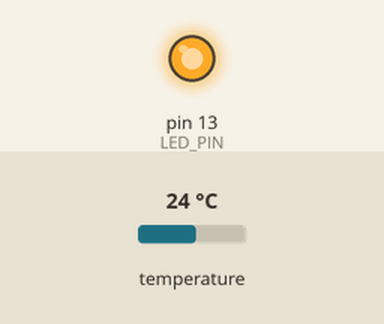
This sketch was run on a simulated Arduino Uno, built with avr-gcc and run on an emulated ATmega328P. Parts: output pins drawn as LEDs (lit = HIGH). Inputs (shaded band) come from the test bench; at power-on: temperature 24 °C. The audio player accepts every command and is not drawn; what the sketch prints to the serial monitor is not drawn.

Above: at 1.8 s.
At 53.6 s:
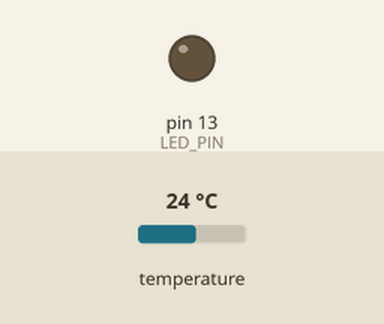
Timing chart, 0 to 130.0 s (numbered marks = the images above):
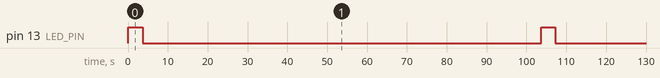

The sketch:

dallas_talkie.ino
```cpp
// Talkie and dallas one wire temperature sketch
// Puts board in sleep mode in specified period in order to save power

/* Connections:

 #### Dallas One Wire Temp sensor #####
 Don't pay attention on the wires :), the colors are specified just for my
 project

 Dallas 1-st pin - Power ground       // dark blue
 Dallas 2-nd pin - Digital pin 2      // green
 Dallas 3-rd pin - Power 5V           // red

 #### Speaker pins #####

 Speaker 1-st pin - Digital ground    // yellow
 Speaker 2-nd pin - Digital pin 3     // blue

 */

#include <OneWire.h>

#include <DallasTemperature.h>

#include <talkie.h>

#include <Sleep_n0m1.h>

// blink led when measuring temperature
#define LED_PIN (13)

// Data wire is plugged into pin 2 on the Arduino
#define ONE_WIRE_BUS (2)

 //how long you want the arduino to sleep
#define SLEEP_MSECS (100000L)

// Setup a oneWire instance to communicate with any OneWire devices (not just
// Maxim/Dallas temperature ICs)
OneWire oneWire(ONE_WIRE_BUS);

// Pass our oneWire reference to Dallas Temperature.
DallasTemperature sensors(&oneWire);

// create talkie
Talkie voice;

// Sleep and wake up
Sleep sleep;

uint8_t const spZERO[]     PROGMEM = {
  0x69, 0xFB, 0x59, 0xDD, 0x51, 0xD5, 0xD7, 0xB5, 0x6F, 0x0A, 0x78, 0xC0, 0x52, 0x01, 0x0F, 0x50, 0xAC, 0xF6, 0xA8, 0x16, 0x15, 0xF2, 0x7B, 0xEA, 0x19, 0x47, 0xD0, 0x64, 0xEB, 0xAD, 0x76, 0xB5, 0xEB, 0xD1, 0x96, 0x24, 0x6E, 0x62, 0x6D, 0x5B, 0x1F, 0x0A, 0xA7, 0xB9, 0xC5, 0xAB, 0xFD, 0x1A, 0x62, 0xF0, 0xF0, 0xE2, 0x6C, 0x73, 0x1C, 0x73, 0x52, 0x1D, 0x19, 0x94, 0x6F, 0xCE, 0x7D, 0xED, 0x6B, 0xD9, 0x82, 0xDC, 0x48, 0xC7, 0x2E, 0x71, 0x8B, 0xBB, 0xDF, 0xFF, 0x1F};
uint8_t const spONE[]      PROGMEM = {
  0x66, 0x4E, 0xA8, 0x7A, 0x8D, 0xED, 0xC4, 0xB5, 0xCD, 0x89, 0xD4, 0xBC, 0xA2, 0xDB, 0xD1, 0x27, 0xBE, 0x33, 0x4C, 0xD9, 0x4F, 0x9B, 0x4D, 0x57, 0x8A, 0x76, 0xBE, 0xF5, 0xA9, 0xAA, 0x2E, 0x4F, 0xD5, 0xCD, 0xB7, 0xD9, 0x43, 0x5B, 0x87, 0x13, 0x4C, 0x0D, 0xA7, 0x75, 0xAB, 0x7B, 0x3E, 0xE3, 0x19, 0x6F, 0x7F, 0xA7, 0xA7, 0xF9, 0xD0, 0x30, 0x5B, 0x1D, 0x9E, 0x9A, 0x34, 0x44, 0xBC, 0xB6, 0x7D, 0xFE, 0x1F};
uint8_t const spTWO[]      PROGMEM = {
  0x06, 0xB8, 0x59, 0x34, 0x00, 0x27, 0xD6, 0x38, 0x60, 0x58, 0xD3, 0x91, 0x55, 0x2D, 0xAA, 0x65, 0x9D, 0x4F, 0xD1, 0xB8, 0x39, 0x17, 0x67, 0xBF, 0xC5, 0xAE, 0x5A, 0x1D, 0xB5, 0x7A, 0x06, 0xF6, 0xA9, 0x7D, 0x9D, 0xD2, 0x6C, 0x55, 0xA5, 0x26, 0x75, 0xC9, 0x9B, 0xDF, 0xFC, 0x6E, 0x0E, 0x63, 0x3A, 0x34, 0x70, 0xAF, 0x3E, 0xFF, 0x1F};
uint8_t const spTHREE[]    PROGMEM = {
  0x0C, 0xE8, 0x2E, 0x94, 0x01, 0x4D, 0xBA, 0x4A, 0x40, 0x03, 0x16, 0x68, 0x69, 0x36, 0x1C, 0xE9, 0xBA, 0xB8, 0xE5, 0x39, 0x70, 0x72, 0x84, 0xDB, 0x51, 0xA4, 0xA8, 0x4E, 0xA3, 0xC9, 0x77, 0xB1, 0xCA, 0xD6, 0x52, 0xA8, 0x71, 0xED, 0x2A, 0x7B, 0x4B, 0xA6, 0xE0, 0x37, 0xB7, 0x5A, 0xDD, 0x48, 0x8E, 0x94, 0xF1, 0x64, 0xCE, 0x6D, 0x19, 0x55, 0x91, 0xBC, 0x6E, 0xD7, 0xAD, 0x1E, 0xF5, 0xAA, 0x77, 0x7A, 0xC6, 0x70, 0x22, 0xCD, 0xC7, 0xF9, 0x89, 0xCF, 0xFF, 0x03};
uint8_t const spFOUR[]     PROGMEM = {
  0x08, 0x68, 0x21, 0x0D, 0x03, 0x04, 0x28, 0xCE, 0x92, 0x03, 0x23, 0x4A, 0xCA, 0xA6, 0x1C, 0xDA, 0xAD, 0xB4, 0x70, 0xED, 0x19, 0x64, 0xB7, 0xD3, 0x91, 0x45, 0x51, 0x35, 0x89, 0xEA, 0x66, 0xDE, 0xEA, 0xE0, 0xAB, 0xD3, 0x29, 0x4F, 0x1F, 0xFA, 0x52, 0xF6, 0x90, 0x52, 0x3B, 0x25, 0x7F, 0xDD, 0xCB, 0x9D, 0x72, 0x72, 0x8C, 0x79, 0xCB, 0x6F, 0xFA, 0xD2, 0x10, 0x9E, 0xB4, 0x2C, 0xE1, 0x4F, 0x25, 0x70, 0x3A, 0xDC, 0xBA, 0x2F, 0x6F, 0xC1, 0x75, 0xCB, 0xF2, 0xFF};
uint8_t const spFIVE[]     PROGMEM = {
  0x08, 0x68, 0x4E, 0x9D, 0x02, 0x1C, 0x60, 0xC0, 0x8C, 0x69, 0x12, 0xB0, 0xC0, 0x28, 0xAB, 0x8C, 0x9C, 0xC0, 0x2D, 0xBB, 0x38, 0x79, 0x31, 0x15, 0xA3, 0xB6, 0xE4, 0x16, 0xB7, 0xDC, 0xF5, 0x6E, 0x57, 0xDF, 0x54, 0x5B, 0x85, 0xBE, 0xD9, 0xE3, 0x5C, 0xC6, 0xD6, 0x6D, 0xB1, 0xA5, 0xBF, 0x99, 0x5B, 0x3B, 0x5A, 0x30, 0x09, 0xAF, 0x2F, 0xED, 0xEC, 0x31, 0xC4, 0x5C, 0xBE, 0xD6, 0x33, 0xDD, 0xAD, 0x88, 0x87, 0xE2, 0xD2, 0xF2, 0xF4, 0xE0, 0x16, 0x2A, 0xB2, 0xE3, 0x63, 0x1F, 0xF9, 0xF0, 0xE7, 0xFF, 0x01};
uint8_t const spSIX[]      PROGMEM = {
  0x04, 0xF8, 0xAD, 0x4C, 0x02, 0x16, 0xB0, 0x80, 0x06, 0x56, 0x35, 0x5D, 0xA8, 0x2A, 0x6D, 0xB9, 0xCD, 0x69, 0xBB, 0x2B, 0x55, 0xB5, 0x2D, 0xB7, 0xDB, 0xFD, 0x9C, 0x0D, 0xD8, 0x32, 0x8A, 0x7B, 0xBC, 0x02, 0x00, 0x03, 0x0C, 0xB1, 0x2E, 0x80, 0xDF, 0xD2, 0x35, 0x20, 0x01, 0x0E, 0x60, 0xE0, 0xFF, 0x01};
uint8_t const spSEVEN[]    PROGMEM = {
  0x0C, 0xF8, 0x5E, 0x4C, 0x01, 0xBF, 0x95, 0x7B, 0xC0, 0x02, 0x16, 0xB0, 0xC0, 0xC8, 0xBA, 0x36, 0x4D, 0xB7, 0x27, 0x37, 0xBB, 0xC5, 0x29, 0xBA, 0x71, 0x6D, 0xB7, 0xB5, 0xAB, 0xA8, 0xCE, 0xBD, 0xD4, 0xDE, 0xA6, 0xB2, 0x5A, 0xB1, 0x34, 0x6A, 0x1D, 0xA7, 0x35, 0x37, 0xE5, 0x5A, 0xAE, 0x6B, 0xEE, 0xD2, 0xB6, 0x26, 0x4C, 0x37, 0xF5, 0x4D, 0xB9, 0x9A, 0x34, 0x39, 0xB7, 0xC6, 0xE1, 0x1E, 0x81, 0xD8, 0xA2, 0xEC, 0xE6, 0xC7, 0x7F, 0xFE, 0xFB, 0x7F};
uint8_t const spEIGHT[]    PROGMEM = {
  0x65, 0x69, 0x89, 0xC5, 0x73, 0x66, 0xDF, 0xE9, 0x8C, 0x33, 0x0E, 0x41, 0xC6, 0xEA, 0x5B, 0xEF, 0x7A, 0xF5, 0x33, 0x25, 0x50, 0xE5, 0xEA, 0x39, 0xD7, 0xC5, 0x6E, 0x08, 0x14, 0xC1, 0xDD, 0x45, 0x64, 0x03, 0x00, 0x80, 0x00, 0xAE, 0x70, 0x33, 0xC0, 0x73, 0x33, 0x1A, 0x10, 0x40, 0x8F, 0x2B, 0x14, 0xF8, 0x7F};
uint8_t const spNINE[]     PROGMEM = {
  0xE6, 0xA8, 0x1A, 0x35, 0x5D, 0xD6, 0x9A, 0x35, 0x4B, 0x8C, 0x4E, 0x6B, 0x1A, 0xD6, 0xA6, 0x51, 0xB2, 0xB5, 0xEE, 0x58, 0x9A, 0x13, 0x4F, 0xB5, 0x35, 0x67, 0x68, 0x26, 0x3D, 0x4D, 0x97, 0x9C, 0xBE, 0xC9, 0x75, 0x2F, 0x6D, 0x7B, 0xBB, 0x5B, 0xDF, 0xFA, 0x36, 0xA7, 0xEF, 0xBA, 0x25, 0xDA, 0x16, 0xDF, 0x69, 0xAC, 0x23, 0x05, 0x45, 0xF9, 0xAC, 0xB9, 0x8F, 0xA3, 0x97, 0x20, 0x73, 0x9F, 0x54, 0xCE, 0x1E, 0x45, 0xC2, 0xA2, 0x4E, 0x3E, 0xD3, 0xD5, 0x3D, 0xB1, 0x79, 0x24, 0x0D, 0xD7, 0x48, 0x4C, 0x6E, 0xE1, 0x2C, 0xDE, 0xFF, 0x0F};
uint8_t const spTEN[]      PROGMEM = {
  0x0E, 0x38, 0x3C, 0x2D, 0x00, 0x5F, 0xB6, 0x19, 0x60, 0xA8, 0x90, 0x93, 0x36, 0x2B, 0xE2, 0x99, 0xB3, 0x4E, 0xD9, 0x7D, 0x89, 0x85, 0x2F, 0xBE, 0xD5, 0xAD, 0x4F, 0x3F, 0x64, 0xAB, 0xA4, 0x3E, 0xBA, 0xD3, 0x59, 0x9A, 0x2E, 0x75, 0xD5, 0x39, 0x6D, 0x6B, 0x0A, 0x2D, 0x3C, 0xEC, 0xE5, 0xDD, 0x1F, 0xFE, 0xB0, 0xE7, 0xFF, 0x03};
uint8_t const spELEVEN[]   PROGMEM = {
  0xA5, 0xEF, 0xD6, 0x50, 0x3B, 0x67, 0x8F, 0xB9, 0x3B, 0x23, 0x49, 0x7F, 0x33, 0x87, 0x31, 0x0C, 0xE9, 0x22, 0x49, 0x7D, 0x56, 0xDF, 0x69, 0xAA, 0x39, 0x6D, 0x59, 0xDD, 0x82, 0x56, 0x92, 0xDA, 0xE5, 0x74, 0x9D, 0xA7, 0xA6, 0xD3, 0x9A, 0x53, 0x37, 0x99, 0x56, 0xA6, 0x6F, 0x4F, 0x59, 0x9D, 0x7B, 0x89, 0x2F, 0xDD, 0xC5, 0x28, 0xAA, 0x15, 0x4B, 0xA3, 0xD6, 0xAE, 0x8C, 0x8A, 0xAD, 0x54, 0x3B, 0xA7, 0xA9, 0x3B, 0xB3, 0x54, 0x5D, 0x33, 0xE6, 0xA6, 0x5C, 0xCB, 0x75, 0xCD, 0x5E, 0xC6, 0xDA, 0xA4, 0xCA, 0xB9, 0x35, 0xAE, 0x67, 0xB8, 0x46, 0x40, 0xB6, 0x28, 0xBB, 0xF1, 0xF6, 0xB7, 0xB9, 0x47, 0x20, 0xB6, 0x28, 0xBB, 0xFF, 0x0F};
uint8_t const spTWELVE[]   PROGMEM = {
  0x09, 0x98, 0xDA, 0x22, 0x01, 0x37, 0x78, 0x1A, 0x20, 0x85, 0xD1, 0x50, 0x3A, 0x33, 0x11, 0x81, 0x5D, 0x5B, 0x95, 0xD4, 0x44, 0x04, 0x76, 0x9D, 0xD5, 0xA9, 0x3A, 0xAB, 0xF0, 0xA1, 0x3E, 0xB7, 0xBA, 0xD5, 0xA9, 0x2B, 0xEB, 0xCC, 0xA0, 0x3E, 0xB7, 0xBD, 0xC3, 0x5A, 0x3B, 0xC8, 0x69, 0x67, 0xBD, 0xFB, 0xE8, 0x67, 0xBF, 0xCA, 0x9D, 0xE9, 0x74, 0x08, 0xE7, 0xCE, 0x77, 0x78, 0x06, 0x89, 0x32, 0x57, 0xD6, 0xF1, 0xF1, 0x8F, 0x7D, 0xFE, 0x1F};
uint8_t const spTHIR_[]    PROGMEM = {
  0x04, 0xA8, 0xBE, 0x5C, 0x00, 0xDD, 0xA5, 0x11, 0xA0, 0xFA, 0x72, 0x02, 0x74, 0x97, 0xC6, 0x01, 0x09, 0x9C, 0xA6, 0xAB, 0x30, 0x0D, 0xCE, 0x7A, 0xEA, 0x6A, 0x4A, 0x39, 0x35, 0xFB, 0xAA, 0x8B, 0x1B, 0xC6, 0x76, 0xF7, 0xAB, 0x2E, 0x79, 0x19, 0xCA, 0xD5, 0xEF, 0xCA, 0x57, 0x08, 0x14, 0xA1, 0xDC, 0x45, 0x64, 0x03, 0x00, 0xC0, 0xFF, 0x03};
uint8_t const spFIF_[]     PROGMEM = {
  0x08, 0x98, 0x31, 0x93, 0x02, 0x1C, 0xE0, 0x80, 0x07, 0x5A, 0xD6, 0x1C, 0x6B, 0x78, 0x2E, 0xBD, 0xE5, 0x2D, 0x4F, 0xDD, 0xAD, 0xAB, 0xAA, 0x6D, 0xC9, 0x23, 0x02, 0x56, 0x4C, 0x93, 0x00, 0x05, 0x10, 0x90, 0x89, 0x31, 0xFC, 0x3F};
uint8_t const sp_TEEN[]    PROGMEM = {
  0x09, 0x58, 0x2A, 0x25, 0x00, 0xCB, 0x9F, 0x95, 0x6C, 0x14, 0x21, 0x89, 0xA9, 0x78, 0xB3, 0x5B, 0xEC, 0xBA, 0xB5, 0x23, 0x13, 0x46, 0x97, 0x99, 0x3E, 0xD6, 0xB9, 0x2E, 0x79, 0xC9, 0x5B, 0xD8, 0x47, 0x41, 0x53, 0x1F, 0xC7, 0xE1, 0x9C, 0x85, 0x54, 0x22, 0xEC, 0xFA, 0xDB, 0xDD, 0x23, 0x93, 0x49, 0xB8, 0xE6, 0x78, 0xFF, 0x3F};
uint8_t const spTWENTY[]   PROGMEM = {
  0x0A, 0xE8, 0x4A, 0xCD, 0x01, 0xDB, 0xB9, 0x33, 0xC0, 0xA6, 0x54, 0x0C, 0xA4, 0x34, 0xD9, 0xF2, 0x0A, 0x6C, 0xBB, 0xB3, 0x53, 0x0E, 0x5D, 0xA6, 0x25, 0x9B, 0x6F, 0x75, 0xCA, 0x61, 0x52, 0xDC, 0x74, 0x49, 0xA9, 0x8A, 0xC4, 0x76, 0x4D, 0xD7, 0xB1, 0x76, 0xC0, 0x55, 0xA6, 0x65, 0xD8, 0x26, 0x99, 0x5C, 0x56, 0xAD, 0xB9, 0x25, 0x23, 0xD5, 0x7C, 0x32, 0x96, 0xE9, 0x9B, 0x20, 0x7D, 0xCB, 0x3C, 0xFA, 0x55, 0xAE, 0x99, 0x1A, 0x30, 0xFC, 0x4B, 0x3C, 0xFF, 0x1F};
uint8_t const spT[]        PROGMEM = {
  0x01, 0xD8, 0xB6, 0xDD, 0x01, 0x2F, 0xF4, 0x38, 0x60, 0xD5, 0xD1, 0x91, 0x4D, 0x97, 0x84, 0xE6, 0x4B, 0x4E, 0x36, 0xB2, 0x10, 0x67, 0xCD, 0x19, 0xD9, 0x2C, 0x01, 0x94, 0xF1, 0x78, 0x66, 0x33, 0xEB, 0x79, 0xAF, 0x7B, 0x57, 0x87, 0x36, 0xAF, 0x52, 0x08, 0x9E, 0x6B, 0xEA, 0x5A, 0xB7, 0x7A, 0x94, 0x73, 0x45, 0x47, 0xAC, 0x5A, 0x9C, 0xAF, 0xFF, 0x07};
uint8_t const spHUNDRED[]  PROGMEM = {
  0x04, 0xC8, 0x7E, 0x5C, 0x02, 0x0A, 0xA8, 0x62, 0x43, 0x03, 0xA7, 0xA8, 0x62, 0x43, 0x4B, 0x97, 0xDC, 0xF2, 0x14, 0xC5, 0xA7, 0x9B, 0x7A, 0xD3, 0x95, 0x37, 0xC3, 0x1E, 0x16, 0x4A, 0x66, 0x36, 0xF3, 0x5A, 0x89, 0x6E, 0xD4, 0x30, 0x55, 0xB5, 0x32, 0xB7, 0x31, 0xB5, 0xC1, 0x69, 0x2C, 0xE9, 0xF7, 0xBC, 0x96, 0x12, 0x39, 0xD4, 0xB5, 0xFD, 0xDA, 0x9B, 0x0F, 0xD1, 0x90, 0xEE, 0xF5, 0xE4, 0x17, 0x02, 0x45, 0x28, 0x77, 0x11, 0xD9, 0x40, 0x9E, 0x45, 0xDD, 0x2B, 0x33, 0x71, 0x7A, 0xBA, 0x0B, 0x13, 0x95, 0x2D, 0xF9, 0xF9, 0x7F};
uint8_t const spTHOUSAND[] PROGMEM = {
  0x0C, 0xE8, 0x2E, 0xD4, 0x02, 0x06, 0x98, 0xD2, 0x55, 0x03, 0x16, 0x68, 0x7D, 0x17, 0xE9, 0x6E, 0xBC, 0x65, 0x8C, 0x45, 0x6D, 0xA6, 0xE9, 0x96, 0xDD, 0xDE, 0xF6, 0xB6, 0xB7, 0x5E, 0x75, 0xD4, 0x93, 0xA5, 0x9C, 0x7B, 0x57, 0xB3, 0x6E, 0x7D, 0x12, 0x19, 0xAD, 0xDC, 0x29, 0x8D, 0x4F, 0x93, 0xB4, 0x87, 0xD2, 0xB6, 0xFC, 0xDD, 0xAC, 0x22, 0x56, 0x02, 0x70, 0x18, 0xCA, 0x18, 0x26, 0xB5, 0x90, 0xD4, 0xDE, 0x6B, 0x29, 0xDA, 0x2D, 0x25, 0x17, 0x8D, 0x79, 0x88, 0xD4, 0x48, 0x79, 0x5D, 0xF7, 0x74, 0x75, 0xA1, 0x94, 0xA9, 0xD1, 0xF2, 0xED, 0x9E, 0xAA, 0x51, 0xA6, 0xD4, 0x9E, 0x7F, 0xED, 0x6F, 0xFE, 0x2B, 0xD1, 0xC7, 0x3D, 0x89, 0xFA, 0xB7, 0x0D, 0x57, 0xD3, 0xB4, 0xF5, 0x37, 0x55, 0x37, 0x2E, 0xE6, 0xB2, 0xD7, 0x57, 0xFF, 0x0F};
uint8_t const spAND[]      PROGMEM = {
  0xA9, 0x6B, 0x21, 0xB9, 0x22, 0x66, 0x9F, 0xAE, 0xC7, 0xE1, 0x70, 0x7B, 0x72, 0xBB, 0x5B, 0xDF, 0xEA, 0x56, 0xBB, 0x5C, 0x65, 0xCB, 0x66, 0xC5, 0x3D, 0x67, 0xD7, 0xAB, 0x6D, 0x2E, 0x64, 0x30, 0x93, 0xEE, 0xB1, 0xCD, 0x3D, 0x92, 0xB9, 0x9A, 0xDA, 0xB2, 0x8E, 0x40, 0x12, 0x9A, 0x6A, 0xEB, 0x96, 0x8F, 0x78, 0x98, 0xB3, 0x2A, 0xB4, 0xD3, 0x48, 0xAA, 0x2F, 0x7D, 0xA7, 0x7B, 0xFB, 0x0C, 0x73, 0x71, 0x5C, 0xCE, 0x6E, 0x5C, 0x52, 0x6C, 0x73, 0x79, 0x9A, 0x13, 0x4B, 0x89, 0x45, 0xE9, 0x6E, 0x49, 0x42, 0xA9, 0x57, 0xFF, 0x3F};
uint8_t const spMINUS[]    PROGMEM = {
  0xE6, 0x28, 0xC4, 0xF8, 0x44, 0x9A, 0xFB, 0xCD, 0xAD, 0x8D, 0x2A, 0x4E, 0x4A, 0xBC, 0xB8, 0x8C, 0xB9, 0x8A, 0xA9, 0x48, 0xED, 0x72, 0x87, 0xD3, 0x74, 0x3B, 0x1A, 0xA9, 0x9D, 0x6F, 0xB3, 0xCA, 0x5E, 0x8C, 0xC3, 0x7B, 0xF2, 0xCE, 0x5A, 0x5E, 0x35, 0x66, 0x5A, 0x3A, 0xAE, 0x55, 0xEB, 0x9A, 0x57, 0x75, 0xA9, 0x29, 0x6B, 0xEE, 0xB6, 0xD5, 0x4D, 0x37, 0xEF, 0xB5, 0x5D, 0xC5, 0x95, 0x84, 0xE5, 0xA6, 0xFC, 0x30, 0xE0, 0x97, 0x0C, 0x0D, 0x58, 0x40, 0x03, 0x1C, 0xA0, 0xC0, 0xFF, 0x03};
uint8_t const spMILLI[]    PROGMEM = {
  0x6E, 0xF0, 0x8A, 0xB3, 0x4B, 0xEB, 0xC6, 0xAE, 0x36, 0xA7, 0x1A, 0x3A, 0x54, 0x53, 0xD6, 0xDC, 0xEC, 0x66, 0x23, 0xDF, 0x58, 0x26, 0x43, 0xB4, 0xCD, 0xEA, 0x74, 0x5D, 0x94, 0x46, 0xF0, 0x96, 0x3B, 0x9D, 0x79, 0x98, 0x26, 0x75, 0xDB, 0xB3, 0xD7, 0xB6, 0xF5, 0x90, 0xA8, 0x91, 0x9F, 0xEA, 0x9E, 0xEE, 0xE9, 0x9B, 0x20, 0x7D, 0xCB, 0xFF, 0x03};
uint8_t const spVOLTS[]    PROGMEM = {
  0xA0, 0xDA, 0xA2, 0xB2, 0x3A, 0x44, 0x55, 0x9C, 0xFA, 0xB0, 0xBA, 0x46, 0x72, 0xDA, 0xD1, 0xDB, 0xAE, 0x47, 0x59, 0x61, 0xED, 0x28, 0x79, 0xED, 0x45, 0xAF, 0x5A, 0xDF, 0x60, 0xF4, 0x39, 0x69, 0xAB, 0x63, 0xD9, 0x3B, 0xD2, 0xBC, 0x24, 0xA5, 0xF5, 0xB6, 0x0F, 0x80, 0x01, 0x3E, 0x63, 0x65, 0xC0, 0x5F, 0x63, 0x12, 0x90, 0x80, 0x06, 0x24, 0x20, 0x01, 0x0E, 0xFC, 0x3F};
uint8_t const spPOINT[]    PROGMEM = {
  0x0A,0xC8,0x2E,0x8C,0x01,0xD1,0x85,0x95,0x34,0x8B,0xAA,0x74,0x56,0xBD,0xCA,0xE8,0xA6,0xCA,0x29,0xCB,0x2A,0x92,0xEE,0xCA,0xA4,0x36,0x2B,0x2F,0xAA,0x3C,0x43,0x9A,0xAC,0xBC,0x78,0xF3,0xD0,0x68,0xD4,0xB2,0x6A,0x45,0x4A,0x2A,0xA6,0xC9,0x93,0xC4,0x29,0x09,0xC7,0x24,0x8D,0xB1,0xD3,0xCD,0x08,0x21,0x70,0x8A,0x52,0x15,0xAA,0x01,0xE0,0x80,0x63,0xC2,0x14,0x70,0x94,0x19,0x01,0xA6,0x32,0xFB,0x7F};

/* Say any number between -999,999 and 999,999 */
void sayInteger(long n) {
  if (n < 0) {
    voice.say(spMINUS);
    sayInteger(-n);
  }
  else if (n==0) {
    voice.say(spZERO);
  }
  else {
    if (n>=1000) {
      int thousands = n / 1000;
      sayInteger(thousands);
      voice.say(spTHOUSAND);
      n %= 1000;
      if ((n > 0) && (n<100)) voice.say(spAND);
    }
    if (n>=100) {
      int hundreds = n / 100;
      sayInteger(hundreds);
      voice.say(spHUNDRED);
      n %= 100;
      if (n > 0) voice.say(spAND);
    }
    if (n>19) {
      int tens = n / 10;
      switch (tens) {
      case 2:
        voice.say(spTWENTY);
        break;
      case 3:
        voice.say(spTHIR_);
        voice.say(spT);
        break;
      case 4:
        voice.say(spFOUR);
        voice.say(spT);
        break;
      case 5:
        voice.say(spFIF_);
        voice.say(spT);
        break;
      case 6:
        voice.say(spSIX);
        voice.say(spT);
        break;
      case 7:
        voice.say(spSEVEN);
        voice.say(spT);
        break;
      case 8:
        voice.say(spEIGHT);
        voice.say(spT);
        break;
      case 9:
        voice.say(spNINE);
        voice.say(spT);
        break;
      }
      n %= 10;
    }
    switch(n) {
    case 1:
      voice.say(spONE);
      break;
    case 2:
      voice.say(spTWO);
      break;
    case 3:
      voice.say(spTHREE);
      break;
    case 4:
      voice.say(spFOUR);
      break;
    case 5:
      voice.say(spFIVE);
      break;
    case 6:
      voice.say(spSIX);
      break;
    case 7:
      voice.say(spSEVEN);
      break;
    case 8:
      voice.say(spEIGHT);
      break;
    case 9:
      voice.say(spNINE);
      break;
    case 10:
      voice.say(spTEN);
      break;
    case 11:
      voice.say(spELEVEN);
      break;
    case 12:
      voice.say(spTWELVE);
      break;
    case 13:
      voice.say(spTHIR_);
      voice.say(sp_TEEN);
      break;
    case 14:
      voice.say(spFOUR);
      voice.say(sp_TEEN);
      break;
    case 15:
      voice.say(spFIF_);
      voice.say(sp_TEEN);
      break;
    case 16:
      voice.say(spSIX);
      voice.say(sp_TEEN);
      break;
    case 17:
      voice.say(spSEVEN);
      voice.say(sp_TEEN);
      break;
    case 18:
      voice.say(spEIGHT);
      voice.say(sp_TEEN);
      break;
    case 19:
      voice.say(spNINE);
      voice.say(sp_TEEN);
      break;
    }
  }
}

void sayLeadingZeros(long n)
{
  while (0 != n && 10 > n) {
    voice.say(spZERO);
    n = n * 10;
  }
}

void sayFloat(float n) {

  long n1 = n;
  float d = n - n1;
  long n2 = d * 100; // use last 2 digits

  //Serial.print("High part:");
  //Serial.println(n1);

  //Serial.print("Low part:");
  //Serial.println(n2);

  sayInteger(n1);

  delay(150);
  voice.say(spPOINT);
  delay(250);

  sayLeadingZeros(n2);
  sayInteger(n2);
}

void setup() {
  Serial.begin(9600);
  Serial.println("Dallas Temperature IC Control Library with talkie");

  // Start up the temperature measuring library
  sensors.begin();

  // watch dog part
  Serial.println("Initialising...");
  delay(100); //Allow for serial print to complete.

  pinMode(LED_PIN,OUTPUT);
}

void loop(void)
{
  /* Toggle the LED */
  digitalWrite(LED_PIN, HIGH);

  // call sensors.requestTemperatures() to issue a global temperature
  // request to all devices on the bus
  Serial.print("Requesting temperatures...");
  sensors.requestTemperatures();
  Serial.println("DONE");

  Serial.print("Temperature for Device 1 is: ");
  float temperature = sensors.getTempCByIndex(0);

  Serial.println(temperature);
  sayFloat(temperature);

  digitalWrite(LED_PIN, LOW);

  sleep.pwrDownMode(); //set sleep mode
  sleep.sleepDelay(SLEEP_MSECS);
}
```

Measured:
- by itself, pin 13 (LED_PIN): alternates HIGH for 3.6 s and LOW for 100 s
